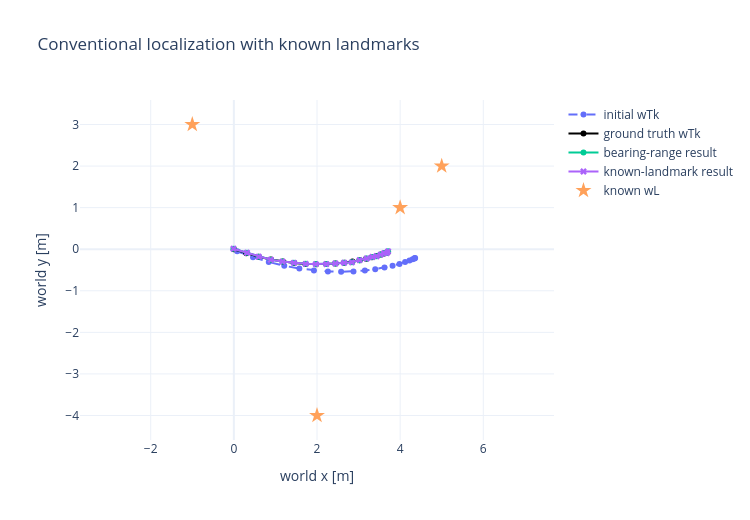

The notebook cell this image was saved under:
### Code cell
def world_translations(wTks):
    return np.vstack([wTks.atPose3(k).translation() for k in pose_keys])

ground_truth_wPs = world_translations(ground_truth_wTks)
initial_wPs = world_translations(initial_wTks)
bearing_range_wPs = world_translations(bearing_range_result)
known_landmark_wPs = world_translations(known_landmark_result_wTks)
wLs = np.vstack([dataset_values.atPoint3(l) for l in landmark_keys])

fig = go.Figure()
fig.add_scatter(
    x=initial_wPs[:, 0], y=initial_wPs[:, 1], mode="lines+markers",
    line={"dash": "dash"}, name="initial wTk",
)
fig.add_scatter(
    x=ground_truth_wPs[:, 0], y=ground_truth_wPs[:, 1],
    mode="lines+markers", line={"color": "black"}, name="ground truth wTk",
)
fig.add_scatter(
    x=bearing_range_wPs[:, 0], y=bearing_range_wPs[:, 1],
    mode="lines+markers", name="bearing-range result",
)
fig.add_scatter(
    x=known_landmark_wPs[:, 0], y=known_landmark_wPs[:, 1],
    mode="lines+markers", marker={"symbol": "x"},
    name="known-landmark result",
)
fig.add_scatter(
    x=wLs[:, 0], y=wLs[:, 1], mode="markers",
    marker={"symbol": "star", "size": 12}, name="known wL",
)
fig.update_layout(
    title="Conventional localization with known landmarks",
    xaxis_title="world x [m]", yaxis_title="world y [m]",
    template="plotly_white", width=750, height=520,
)
fig.update_yaxes(scaleanchor="x", scaleratio=1)
fig.show()

### Figure 1 — Plotly figure (JSON) as saved in the notebook; plotly's stock layout.template omitted (floating-point values rounded to 4 significant figures)
{"data": [{"line": {"dash": "dash"}, "mode": "lines+markers", "name": "initial wTk", "type": "scatter", "x": [0.0798, 0.461, 0.8395, 1.212, 1.576, 1.927, 2.262, 2.58, 2.877, 3.152, 3.401, 3.624, 3.818, 3.984, 4.119, 4.225, 4.3, 4.345, 4.361, 4.348], "y": [-0.0502, -0.1918, -0.3075, -0.3982, -0.4653, -0.5104, -0.5354, -0.5425, -0.534, -0.5125, -0.4807, -0.4415, -0.3978, -0.3527, -0.3093, -0.2705, -0.2394, -0.2189, -0.2119, -0.221]}, {"line": {"color": "black"}, "mode": "lines+markers", "name": "ground truth wTk", "type": "scatter", "x": [0.0, 0.3, 0.5973, 0.89, 1.176, 1.454, 1.721, 1.977, 2.219, 2.446, 2.658, 2.852, 3.028, 3.184, 3.322, 3.439, 3.537, 3.614, 3.671, 3.709], "y": [0.0, -0.1, -0.1825, -0.248, -0.2976, -0.3321, -0.3528, -0.3609, -0.3578, -0.345, -0.3242, -0.2971, -0.2654, -0.2309, -0.1955, -0.161, -0.1292, -0.102, -0.08108, -0.06817]}, {"mode": "lines+markers", "name": "bearing-range result", "type": "scatter", "x": [-0.00977, 0.3154, 0.5977, 0.8885, 1.168, 1.444, 1.729, 1.971, 2.223, 2.441, 2.651, 2.84, 3.024, 3.195, 3.331, 3.432, 3.531, 3.614, 3.68, 3.71], "y": [0.01153, -0.08531, -0.1806, -0.2536, -0.2973, -0.3272, -0.3522, -0.3581, -0.3578, -0.3435, -0.3255, -0.3152, -0.2629, -0.2236, -0.1876, -0.1694, -0.129, -0.09655, -0.09273, -0.05054]}, {"marker": {"symbol": "x"}, "mode": "lines+markers", "name": "known-landmark result", "type": "scatter", "x": [-0.00975, 0.3153, 0.598, 0.8888, 1.168, 1.444, 1.729, 1.972, 2.224, 2.441, 2.652, 2.84, 3.024, 3.195, 3.331, 3.432, 3.531, 3.614, 3.68, 3.71], "y": [0.01158, -0.0856, -0.1805, -0.2534, -0.2973, -0.3272, -0.3521, -0.3582, -0.3572, -0.3437, -0.3257, -0.3152, -0.2632, -0.2235, -0.1876, -0.1696, -0.129, -0.0962, -0.09293, -0.05059]}, {"marker": {"size": 12, "symbol": "star"}, "mode": "markers", "name": "known wL", "type": "scatter", "x": [4.0, -1.0, 2.0, 5.0], "y": [1.0, 3.0, -4.0, 2.0]}], "layout": {"height": 520, "title": {"text": "Conventional localization with known landmarks"}, "width": 750, "xaxis": {"title": {"text": "world x [m]"}}, "yaxis": {"scaleanchor": "x", "scaleratio": 1, "title": {"text": "world y [m]"}}}}
